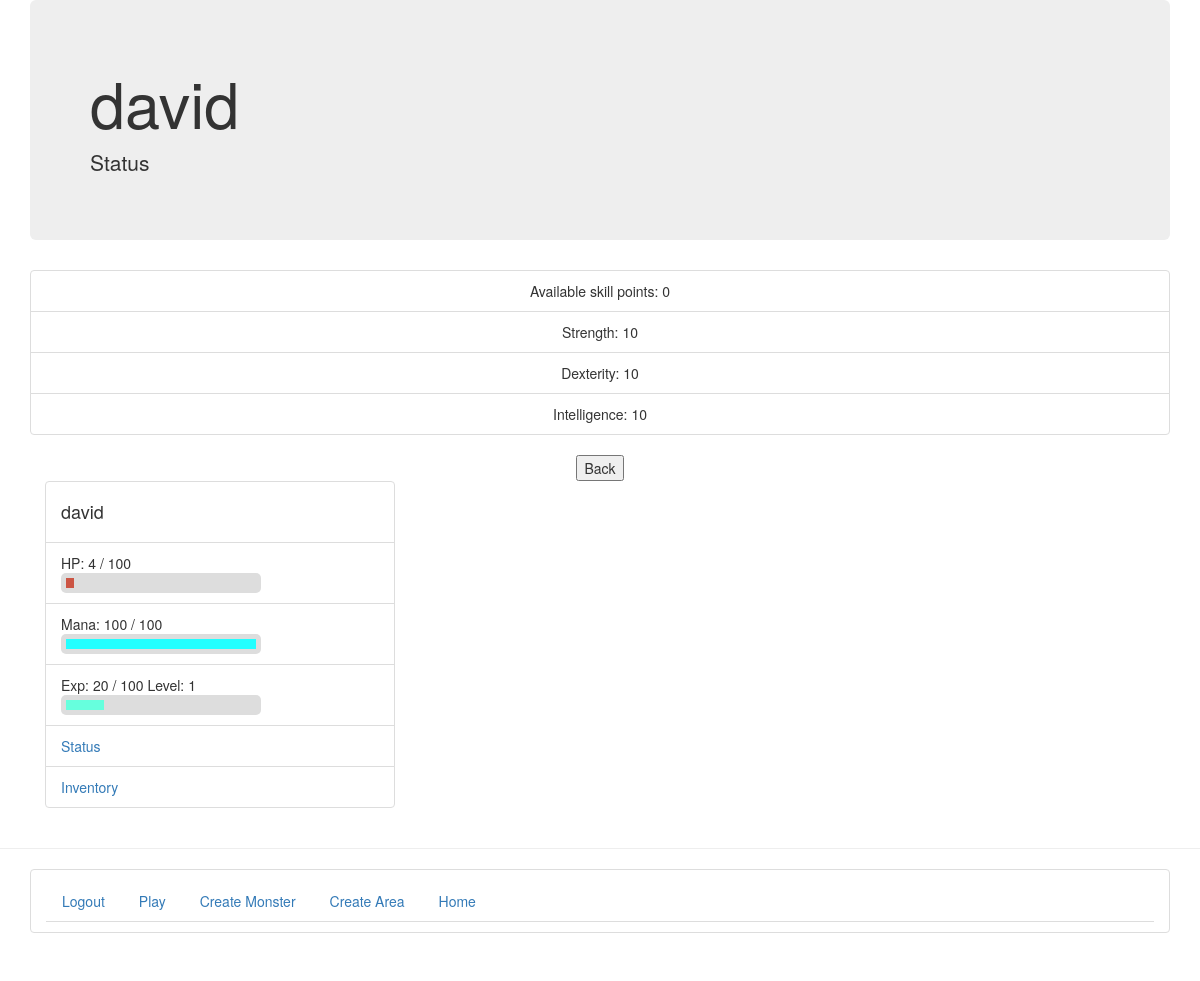
Page /rpg/status/ (signed in) on the earlier database version.
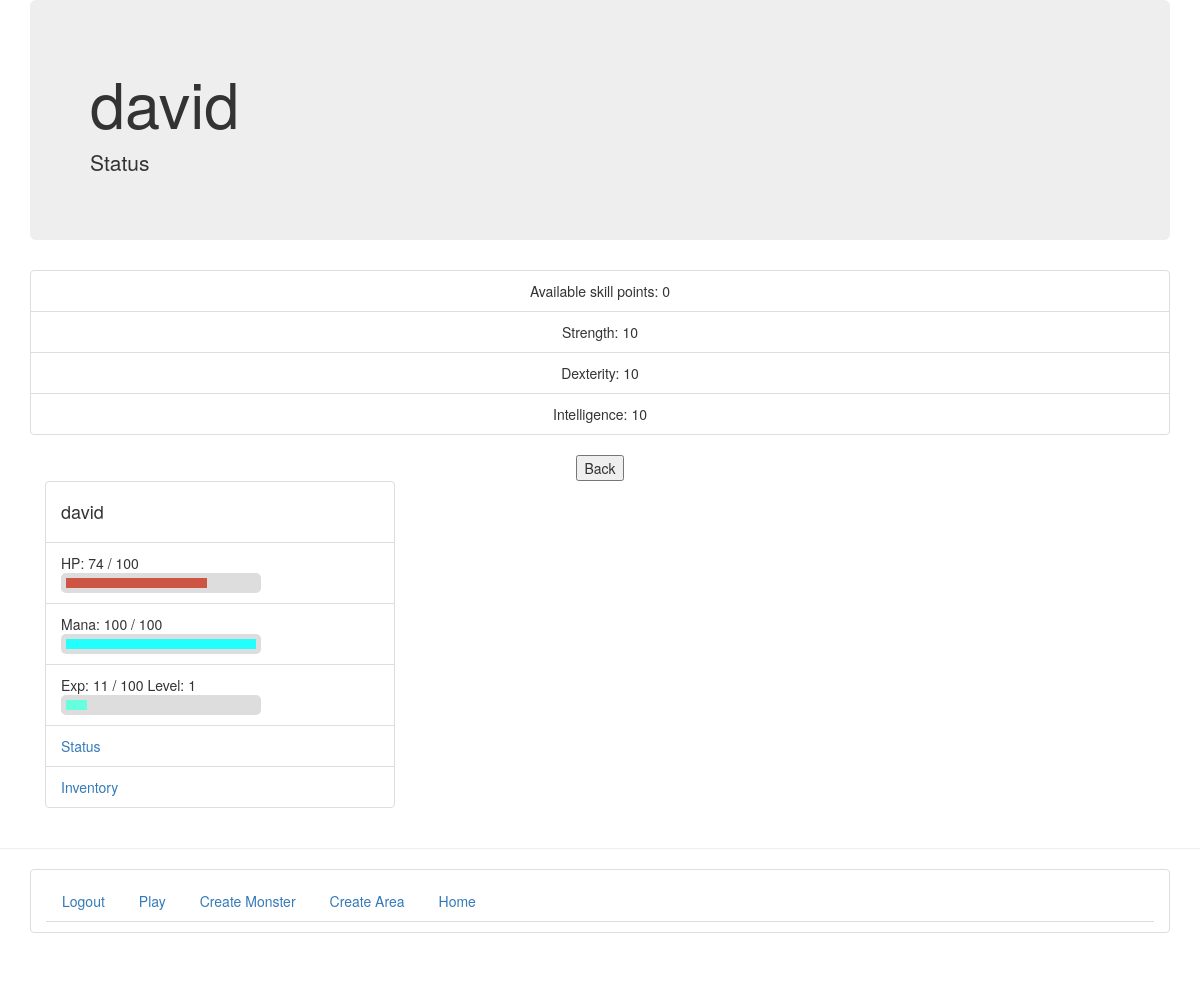
Same page on the later database version.
### rpg/models.py (models this page shows)
class UserProfile(models.Model):
    user = models.OneToOneField(User)
    picture = models.ImageField(upload_to='profile_images', blank=True)
    level = models.IntegerField(default=1, blank=False)
    weapon = models.ForeignKey(Weapon, related_name="wielder+", null=True)
    armor  = models.ForeignKey(Armor, related_name="wearer+", null=True)
    maxHP = models.IntegerField(default=100, blank=False)
    currentHP = models.IntegerField(default=100, blank=False)
    maxMana = models.IntegerField(default=100, blank=False)
    currentMana = models.IntegerField(default=100, blank=False)
    strength = models.IntegerField(default=10, blank=False)
    skillpoints = models.IntegerField(default=0, blank=False)
    dexterity = models.IntegerField(default=10, blank=False)
    intelligence = models.IntegerField(default=10, blank=False)
    experience = models.IntegerField(default=0, blank=False)
    coordX = models.IntegerField(default=0, blank=False)
    coordY = models.IntegerField(default=0, blank=False)
    inBattle = models.BooleanField(default=False, blank=False)
    battle = models.ForeignKey(Battle, blank=True, null=True)
    inventory = models.ManyToManyField(Item, blank=True, null=True)
    areaID = models.ForeignKey(Area, blank=True, null=True)
    def __unicode__(self):
        return self.user.username

### rpg/views.py (the view, shortened to what this page needs)
def status(request):
    u = request.user.userprofile
    if u.skillpoints > 0:
        leveled = True
    else: leveled = False
    hp = u.currentHP*100 / u.maxHP
    mana = u.currentMana*100 / u.maxMana
    exp = u.experience
    contextDict = { 'char' : u, 'leveled' : leveled, 'hp' : hp, 'exp' : exp, 'mana' : mana }
    return render(request, 'rpg/status.html', contextDict)

### templates/rpg/status.html (shortened to what this page needs)
{% extends 'rpg/gamebase.html' %}
{% block body_block %}
 {% if user.is_authenticated %}
<div class="container">
  <div class="jumbotron">
    <h1>{{ char }}</h1>
    <p>Status</p>
  </div>
</div>
<div class="container">
<form action="" method="post" align="center">
<ul class="list-group">
<li class="list-group-item">Available skill points: {{ char.skillpoints }} </li>
<li class="list-group-item">Strength: {{ char.strength }}
</li>
<li class="list-group-item">Dexterity: {{ char.dexterity }}
 </li>
<li class="list-group-item">Intelligence: {{ char.intelligence }}
 </li>
</ul>
</form>
</div>
<form action="{% url 'game' %}" method="post" align="center">
<input type="submit" name="back" value="Back" />
</form>
{% else %}
	<div class = "container">
	<h1> Please log in to play randaquest </h1>
	</div>
{% endif %}
{% endblock %}

### templates/rpg/gamebase.html (shortened to what this page needs)
<!DOCTYPE html>
{% load staticfiles %}
<html>
    <head>
    		<link rel="stylesheet" href="http://maxcdn.bootstrapcdn.com/bootstrap/3.2.0/css/bootstrap.min.css" type="text/css"/>
    </head>
    <body>
        <div class="container">
            {% block body_block %}{% endblock %}
        </div>
<div class="container">
<div class="col-sm-4">
<ul class="list-group">
  <li class="list-group-item"><h4>{{ char }}</h4></li>
  <li class="list-group-item">HP: {{ char.currentHP }} / {{ char.maxHP }}<div class="bar" data-total={{ char.maxHP }} data-value={{ char.currentHP }}>
<div class="health-bar">
 </div></li>
  <li class="list-group-item">Mana: {{ char.currentMana }} / {{ char.maxMana }}<div class="bar" data-total={{ char.maxMana }} data-value={{ char.currentMana }}>
<div class="mana-bar">
</div></li>
  <li class="list-group-item">Exp: {{ char.experience }} / 100  Level: {{ char.level }}<div class="bar" data-total={{ char.experience }} data-value="100">
<div class="exp-bar">
  </div></li>
<li class="list-group-item"><a href="{% url 'status' %}">Status</a></li>
<li class="list-group-item"><a href="{% url 'inventory' %}">Inventory</a></li>
</div>
</div>
        <hr />
        <div class="container">
<ul class="list-group">
<li class="list-group-item">
        <ul class="nav nav-tabs" role="tablist">
    {% if user.is_authenticated %}
        <li><a href="{% url 'logout' %}">Logout</a></li>
	<li><a href="{% url 'game' %}">Play</a></li>
	<li><a href="{% url 'create_monster' %}">Create Monster</a></li>
        <li><a href="{% url 'create_area' %}">Create Area</a></li>
    {% else %}
        <li><a href="{% url 'register' %}">Register Here</a></li>
        <li><a href="{% url 'login' %}">Login</a></li>
    {% endif %}
    <li><a href="{% url 'index' %}">Home</a></li>
	</ul>
</li>
</ul>
	</div>
    </body>
</html>

Differences in the rows shown:
changed UserProfile "david": currentHP "4" → "74"; experience "20" → "11"
